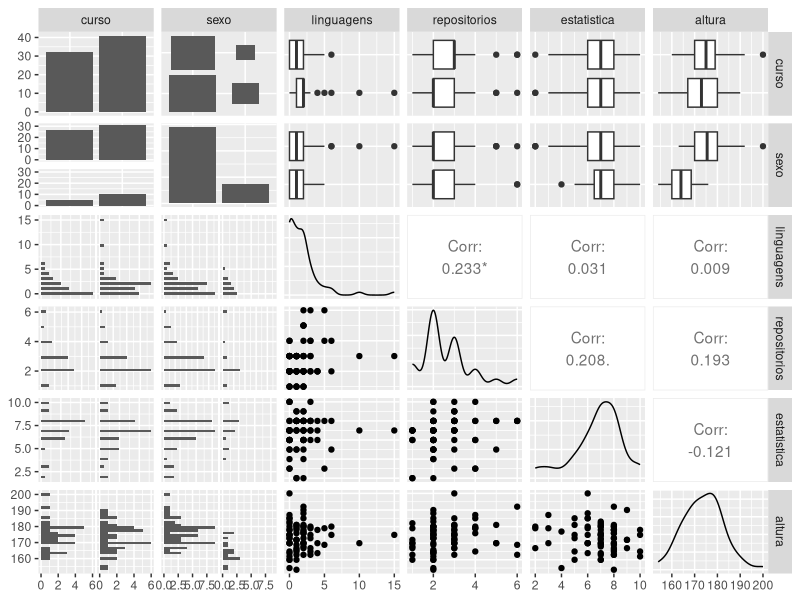

Write the R code that produced this figure. (Note: this script raises an error after producing the figure.)
## ---- chunk 1
require(ggplot2)
require(GGally)
require(dplyr)
## ---- chunk 2
su <- read.table("dados/superuser.txt") %>% select(2:4)
names(su)<-c("A", "Q", "C")
str(su)

su.menores <- su[sample(NROW(su), 10000),]

posgraduandos <- read.csv("dados//Dados de alunos para as aulas de FPCC-report.csv")
posgraduandos <- posgraduandos %>% select(2, 3, 5, 6, 7, 9) %>% filter(complete.cases(posgraduandos))
names(posgraduandos) <- c("curso", "sexo", "linguagens", "repositorios", "estatistica", "altura")
## ---- chunk 3
ggpairs(posgraduandos)

ggplot(posgraduandos, aes(x = altura, y = confianca.em.estatistica)) + 
  geom_point(alpha = 0.7, size = 4) + 
  geom_rug(alpha = 0.4, size = 1) + 
  theme_bw()
## ---- chunk 4
ggpairs(su.menores)
summary(su.menores$A)

su.ativos <- su.menores %>% filter(A > 0)

ggplot(su.ativos, aes(x = A)) + 
  geom_bar(binwidth = 1) + 
  geom_rug()

ggplot(su.ativos, aes(x = A)) + 
  geom_histogram(binwidth = 1) + 
  coord_trans(x = "log10")

ggplot(su.ativos, aes(x = A)) + 
  geom_freqpoly(binwidth = 1) + 
  geom_rug() + 
  coord_trans(x = "log10")

su.ativos <- arrange(su.ativos, -A)
ggplot(su.ativos, aes(x = 1:NROW(su.ativos), y = A)) + 
  geom_point() + 
  scale_x_log10() + 
  scale_y_log10() + 
  xlab("User rank") + 
  ylab("Answers")

## ---- chunk 5
ggplot(su.menores, aes(x = A + 1)) + 
  geom_density(adjust = 5) + 
  scale_x_log10()

